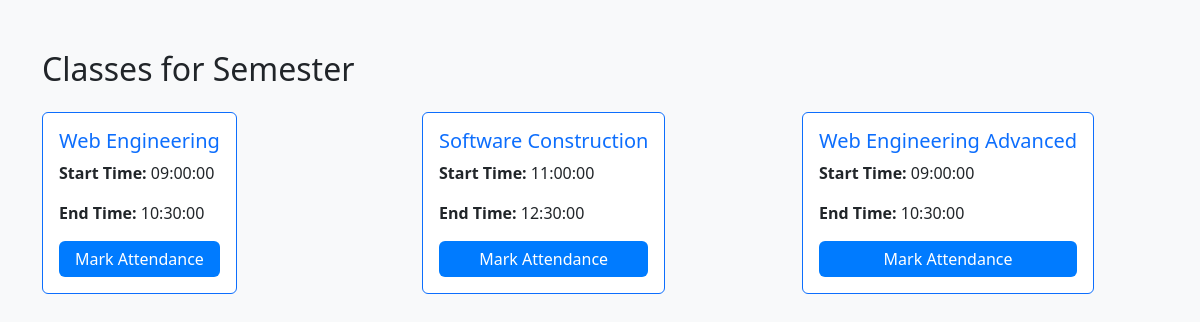
/teacher/classes.php?semester_id=1 (signed in), run on the app's committed database.
### tables this page shows
CREATE TABLE classes (
    id INT AUTO_INCREMENT PRIMARY KEY,
    semester_id INT NOT NULL,   
    name VARCHAR(255) NOT NULL,   
    start_time TIME NOT NULL,
    end_time TIME NOT NULL,
    FOREIGN KEY (semester_id) REFERENCES semesters(id)
);

### teacher/classes.php (the view, shortened to what this page needs)
<!DOCTYPE html>
<html lang="en">
<head>
    <link href="https://cdn.jsdelivr.net/npm/bootstrap@5.3.0/dist/css/bootstrap.min.css" rel="stylesheet">
    <link rel="stylesheet" href="css/classes.css?v=1.0">
</head>
<body>
    <div class="container">
        <?php
        require_once('C:\xampp\htdocs\attendance-roster\config.php');
        $semester_id = $_GET['semester_id'];
        $teacher_id = $_SESSION['id'];
        $sql = "SELECT c.id, c.name, c.start_time, c.end_time
                FROM classes c
                JOIN semesters s ON c.semester_id = s.id
                WHERE c.semester_id = ? AND s.status = 'current' AND c.teacher_id = ?";
        if ($stmt = $conn->prepare($sql)) {
            $stmt->bind_param("ii", $semester_id, $teacher_id);
            $stmt->execute();
            $result = $stmt->get_result();
            if ($result->num_rows > 0) {
                echo '<h2 class="mb-4">Classes for Semester</h2>';
                echo '<div class="row g-4">';
                while ($row = $result->fetch_assoc()) {
                    echo '<div class="col-lg-4 col-md-6 d-flex align-items-stretch">';
                    echo '<div class="card border-primary">';
                    echo '<div class="card-body d-flex flex-column">';
                    echo '<h5 class="card-title text-primary">' . htmlspecialchars($row['name']) . '</h5>';
                    echo '<p class="card-text"><strong>Start Time:</strong> ' . htmlspecialchars($row['start_time']) . '</p>';
                    echo '<p class="card-text"><strong>End Time:</strong> ' . htmlspecialchars($row['end_time']) . '</p>';
                    echo '<a href="attendance.php?class_id=' . htmlspecialchars($row['id']) . '" class="btn btn-primary mt-auto">Mark Attendance</a>';
                    echo '</div>';
                    echo '</div>';
                    echo '</div>';
                }
                echo '</div>';
            } else {
                echo '<div class="alert alert-warning text-center">No classes found for this semester.</div>';
            }
        } else {
            echo "<div class='alert alert-danger'>Failed to fetch classes. Please try again later.</div>";
        }
        ?>
    </div>
</body>
</html>

### teacher/css/classes.css (style rules this page uses)
body { background-color: #f8f9fa; }
.container { margin-top: 50px; }
.card { transition: transform 0.3s, box-shadow 0.3s; }
.btn-primary { background-color: #007bff; border: none; transition: background-color 0.3s ease; }

### data on the page
classes: name "Web Engineering", start_time "09:00:00", end_time "10:30:00"
classes: name "Software Construction", start_time "11:00:00", end_time "12:30:00"
classes: name "Web Engineering Advanced", start_time "09:00:00", end_time "10:30:00"
